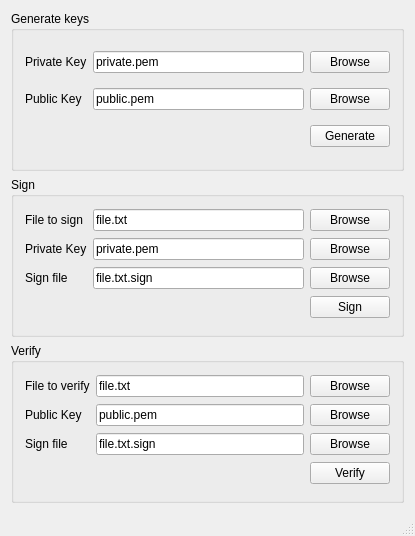
<?xml version="1.0" encoding="UTF-8"?>
<ui version="4.0">
 <class>MainWindow</class>
 <widget class="QMainWindow" name="MainWindow">
  <property name="geometry">
   <rect>
    <x>0</x>
    <y>0</y>
    <width>415</width>
    <height>536</height>
   </rect>
  </property>
  <property name="windowTitle">
   <string>Sign and verify</string>
  </property>
  <widget class="QWidget" name="centralWidget">
   <layout class="QGridLayout" name="gridLayout">
    <item row="2" column="0">
     <widget class="QGroupBox" name="groupBox_3">
      <property name="title">
       <string>Verify</string>
      </property>
      <layout class="QGridLayout" name="gridLayout_4">
       <item row="1" column="1">
        <widget class="QLineEdit" name="leVerifyPublicKey">
         <property name="text">
          <string notr="true">public.pem</string>
         </property>
        </widget>
       </item>
       <item row="1" column="2">
        <widget class="QPushButton" name="pbVerifyPublicKey">
         <property name="text">
          <string>Browse</string>
         </property>
        </widget>
       </item>
       <item row="2" column="0">
        <widget class="QLabel" name="label_8">
         <property name="text">
          <string>Sign file</string>
         </property>
        </widget>
       </item>
       <item row="1" column="0">
        <widget class="QLabel" name="label_7">
         <property name="text">
          <string>Public Key</string>
         </property>
        </widget>
       </item>
       <item row="2" column="1">
        <widget class="QLineEdit" name="leVerifySignFile">
         <property name="text">
          <string notr="true">file.txt.sign</string>
         </property>
        </widget>
       </item>
       <item row="0" column="2">
        <widget class="QPushButton" name="pbFileToVerify">
         <property name="text">
          <string>Browse</string>
         </property>
        </widget>
       </item>
       <item row="2" column="2">
        <widget class="QPushButton" name="pbVerifySignFile">
         <property name="text">
          <string>Browse</string>
         </property>
        </widget>
       </item>
       <item row="0" column="1">
        <widget class="QLineEdit" name="leFileToVerify">
         <property name="text">
          <string notr="true">file.txt</string>
         </property>
        </widget>
       </item>
       <item row="0" column="0">
        <widget class="QLabel" name="label_2">
         <property name="text">
          <string>File to verify</string>
         </property>
        </widget>
       </item>
       <item row="3" column="2">
        <widget class="QPushButton" name="pbVerify">
         <property name="text">
          <string>Verify</string>
         </property>
        </widget>
       </item>
      </layout>
     </widget>
    </item>
    <item row="1" column="0">
     <widget class="QGroupBox" name="groupBox_2">
      <property name="title">
       <string>Sign</string>
      </property>
      <layout class="QGridLayout" name="gridLayout_3">
       <item row="2" column="1">
        <widget class="QLineEdit" name="leSignFile">
         <property name="text">
          <string notr="true">file.txt.sign</string>
         </property>
        </widget>
       </item>
       <item row="2" column="2">
        <widget class="QPushButton" name="pbSignFile">
         <property name="text">
          <string>Browse</string>
         </property>
        </widget>
       </item>
       <item row="0" column="0">
        <widget class="QLabel" name="label">
         <property name="text">
          <string>File to sign</string>
         </property>
        </widget>
       </item>
       <item row="1" column="0">
        <widget class="QLabel" name="label_3">
         <property name="text">
          <string>Private Key</string>
         </property>
        </widget>
       </item>
       <item row="1" column="1">
        <widget class="QLineEdit" name="leSignPrivateKey">
         <property name="text">
          <string notr="true">private.pem</string>
         </property>
        </widget>
       </item>
       <item row="0" column="2">
        <widget class="QPushButton" name="pbFileToSign">
         <property name="text">
          <string>Browse</string>
         </property>
        </widget>
       </item>
       <item row="0" column="1">
        <widget class="QLineEdit" name="leFileToSign">
         <property name="text">
          <string notr="true">file.txt</string>
         </property>
        </widget>
       </item>
       <item row="2" column="0">
        <widget class="QLabel" name="label_5">
         <property name="text">
          <string>Sign file</string>
         </property>
        </widget>
       </item>
       <item row="1" column="2">
        <widget class="QPushButton" name="pbSignPrivateKey">
         <property name="text">
          <string>Browse</string>
         </property>
        </widget>
       </item>
       <item row="3" column="2">
        <widget class="QPushButton" name="pbSign">
         <property name="text">
          <string>Sign</string>
         </property>
        </widget>
       </item>
      </layout>
     </widget>
    </item>
    <item row="0" column="0">
     <widget class="QGroupBox" name="groupBox">
      <property name="title">
       <string notr="true">Generate keys</string>
      </property>
      <layout class="QGridLayout" name="gridLayout_2">
       <item row="1" column="2">
        <widget class="QLineEdit" name="leGenPublicKeyFile">
         <property name="text">
          <string notr="true">public.pem</string>
         </property>
        </widget>
       </item>
       <item row="0" column="2">
        <widget class="QLineEdit" name="leGenPrivateKeyFile">
         <property name="text">
          <string notr="true">private.pem</string>
         </property>
        </widget>
       </item>
       <item row="0" column="3">
        <widget class="QPushButton" name="pbGenPrivateKeyFile">
         <property name="text">
          <string notr="true">Browse</string>
         </property>
        </widget>
       </item>
       <item row="0" column="0">
        <widget class="QLabel" name="label_4">
         <property name="text">
          <string>Private Key</string>
         </property>
        </widget>
       </item>
       <item row="1" column="0">
        <widget class="QLabel" name="label_6">
         <property name="text">
          <string>Public Key</string>
         </property>
        </widget>
       </item>
       <item row="1" column="3">
        <widget class="QPushButton" name="pbGenPublicKeyFile">
         <property name="text">
          <string>Browse</string>
         </property>
        </widget>
       </item>
       <item row="2" column="3">
        <widget class="QPushButton" name="pbGenKeys">
         <property name="text">
          <string>Generate</string>
         </property>
        </widget>
       </item>
      </layout>
     </widget>
    </item>
   </layout>
  </widget>
  <widget class="QStatusBar" name="statusBar"/>
 </widget>
 <layoutdefault spacing="6" margin="11"/>
 <resources/>
 <connections/>
 <slots>
  <slot>brightnessChanged(double)</slot>
 </slots>
</ui>
